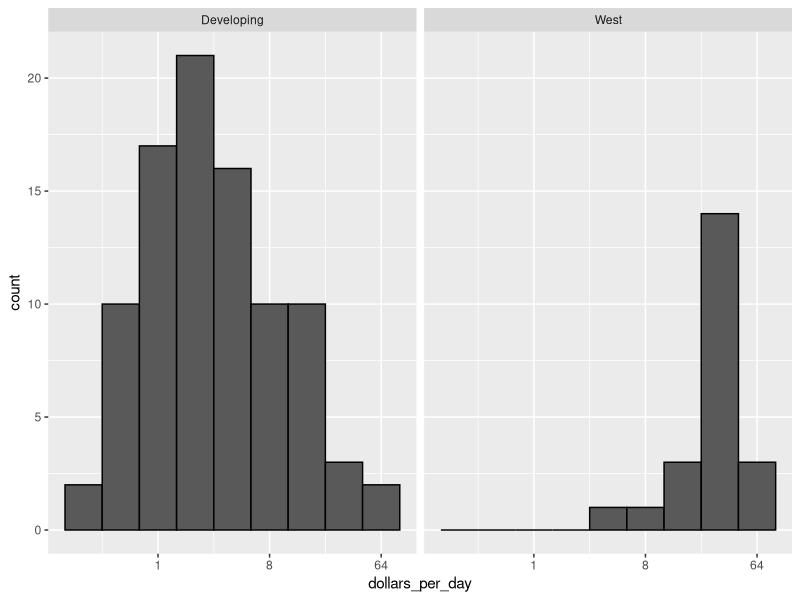
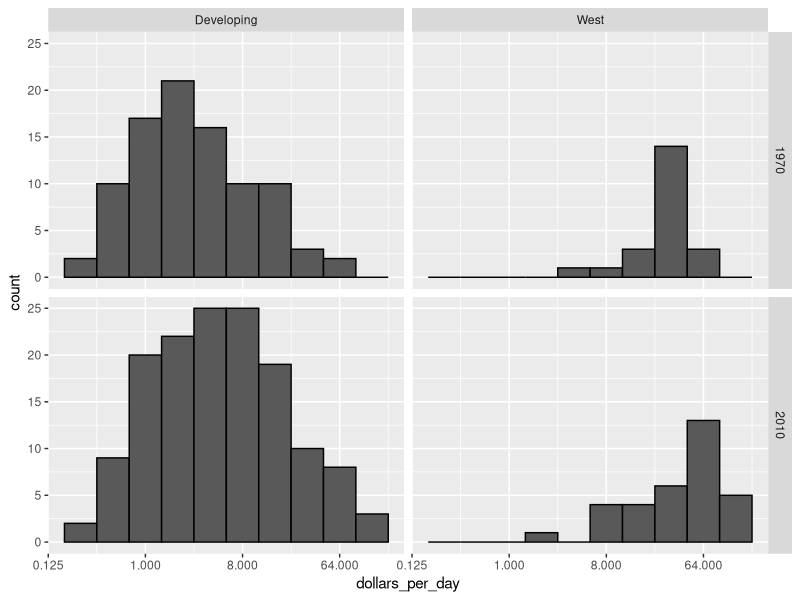

Here is the R script that generated these plots, in order:
library(tidyverse)
library(dslabs)
data(gapminder)
# add dollars per day variable and define past year
gapminder <- gapminder %>%
  mutate(dollars_per_day = gdp/population/365)
past_year <- 1970

# define Western countries
west <- c("Western Europe", "Northern Europe", "Southern Europe", "Northern America", "Australia and New Zealand")

# facet by West vs devloping
gapminder %>%
  filter(year == past_year & !is.na(gdp)) %>%
  mutate(group = ifelse(region %in% west, "West", "Developing")) %>%
  ggplot(aes(dollars_per_day)) +
  geom_histogram(binwidth = 1, color = "black") +
  scale_x_continuous(trans = "log2") +
  facet_grid(. ~ group)

# facet by West/developing and year
present_year <- 2010
gapminder %>%
  filter(year %in% c(past_year, present_year) & !is.na(gdp)) %>%
  mutate(group = ifelse(region %in% west, "West", "Developing")) %>%
  ggplot(aes(dollars_per_day)) +
  geom_histogram(binwidth = 1, color = "black") +
  scale_x_continuous(trans = "log2") +
  facet_grid(year ~ group)
